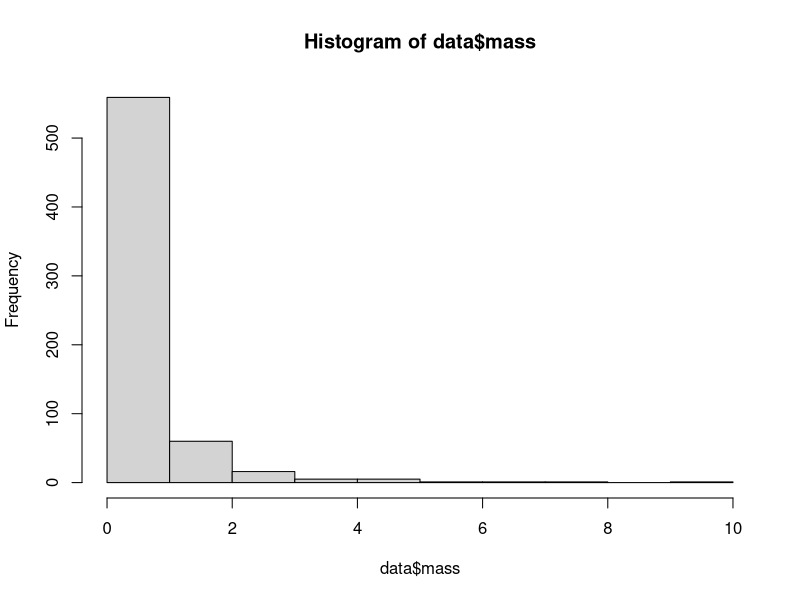
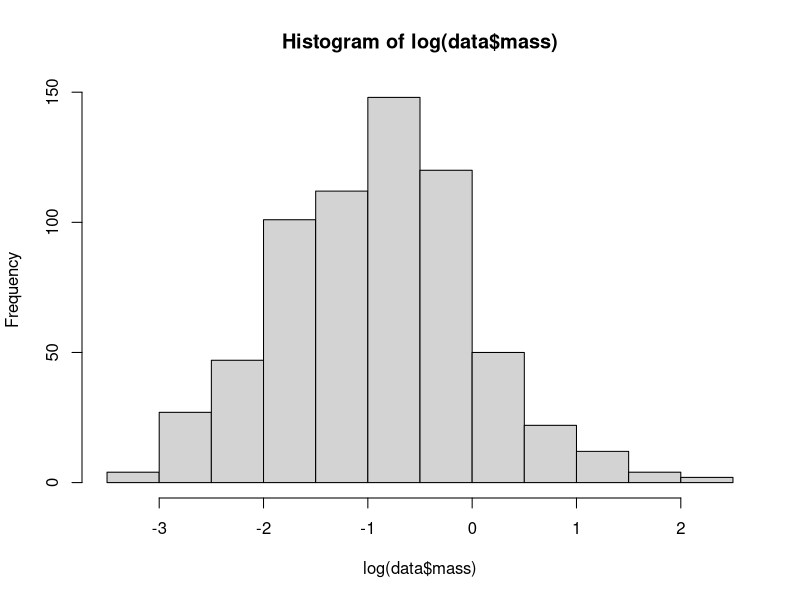
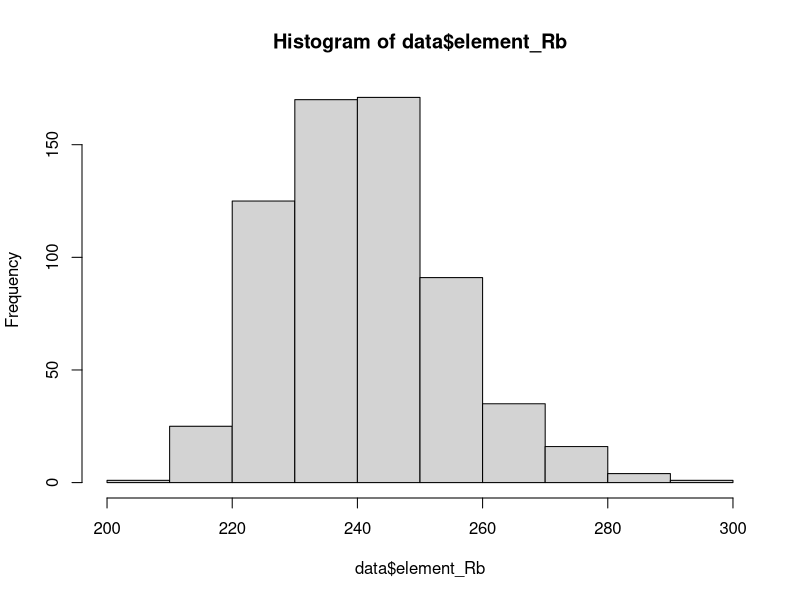
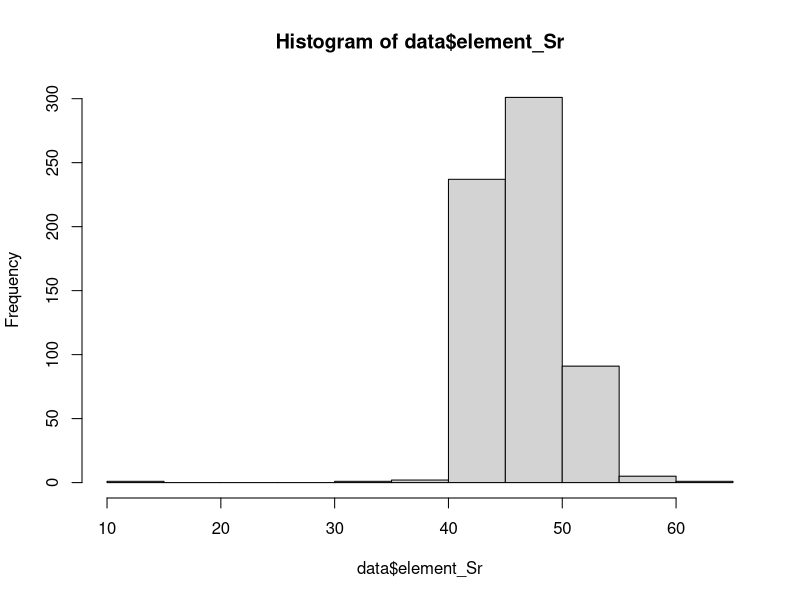
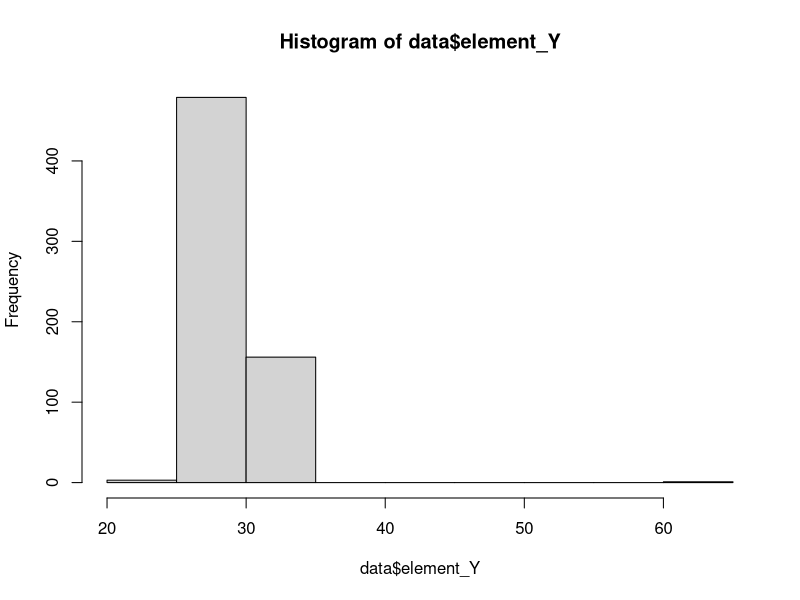
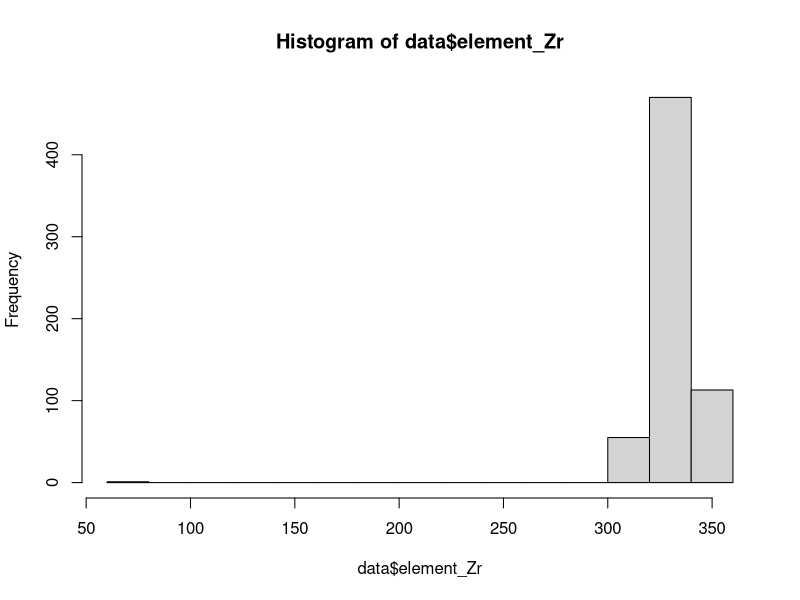
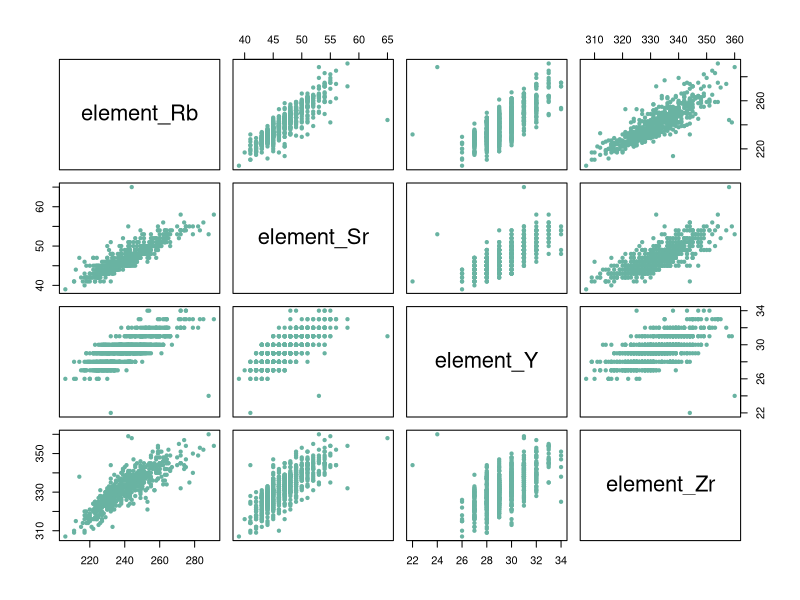
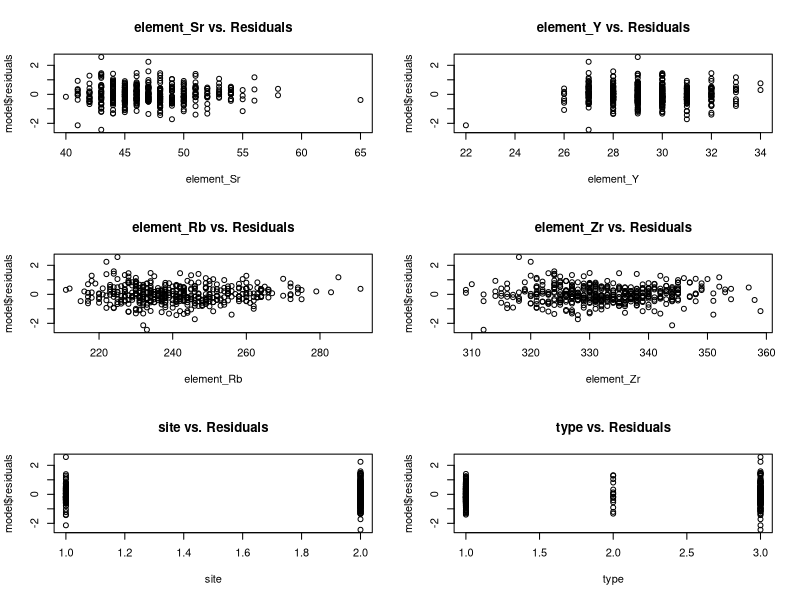

Generate these figures, in order, with R:
## ---- chunk 1
library(glmnet)
library(MASS)
library(nlme)
## ---- chunk 2
data <- read.table("data/obsidian_data.txt", header = TRUE, sep = ",")
summary(data)
## ---- chunk 3
data[which(data$ID == "288275.002bh"), ]
## ---- chunk 4

data <- data[-33,]
#commenting out so I do not run it again, but I ran it once. 
## ---- chunk 5
data[which(data$mass >= 10), ]
#data[which(data$mass == NA), ] #no null values returned. 
## ---- chunk 6
data <- data[-464,]
#commenting out so I do not run it again, but I ran it once. 
## ---- chunk 7
hist(data$mass)
## ---- chunk 8
hist(log(data$mass))
## ---- chunk 9
data$mass <- log(data$mass)
## ---- chunk 10
levels(data$type)
## ---- chunk 11
blade_type = c(
  "Blade", 
  "Distal end of prismatic blade?",
  "Blades",
  "Retouched blades",
  "Retouched Blade",
  "blade",
  "Retouched Blades"
)
flake_type = c(
  "Flake (listed as)",
  "flake",
  "Flake",
  "Used flake",
  "Flakes"
)
core_type = c(
  "Core fragment?",
  "Core fragment",
  "Fragment (from core?)",
  "Core",
  "Cores and frags",
  "core",
  "Cores and fragments",
  "Core/Fragment"
)

blade_data = data[which(data$type %in% blade_type),]
flake_data = data[which(data$type %in% flake_type),]
core_data = data[which(data$type %in% core_type),]

blade_data$type = "Blade"
flake_data$type = "Flake"
core_data$type = "Core"

data = rbind(blade_data, flake_data, core_data)
## ---- chunk 12
unique(data$type)
## ---- chunk 13
data <- data[complete.cases(data[, c('mass', 'type')]), ]
## ---- chunk 14
data <- data[-which(data$site == "Ali Kosh/Chaga Sefid" | data$site == "Hulailan Tepe Guran"), ]
## ---- chunk 15
hist(data$element_Rb)
hist(data$element_Sr)
hist(data$element_Y)
hist(data$element_Zr)
## ---- chunk 16
data[which(data$element_Zr<100 | data$element_Y>50 | data$element_Sr<20), ]
## ---- chunk 17
data <- data[-which(data$element_Zr<100 | data$element_Y>50 | data$element_Sr<20), ]
## ---- chunk 18
summary(data)
## ---- chunk 19
cat_covs = 3:4
cts_covs = 5:8

for (i in cat_covs) {
  data[, i] = as.factor(data[, i])
}

summary(data)
## ---- chunk 20
cor(data[, cts_covs])
plot(data[, cts_covs], pch=20 , cex=1.0 , col="#69b3a2")

# condition number
cts_matrix = data.matrix(data[,cts_covs])
eigenvals = eigen(t(cts_matrix) %*% cts_matrix)
sqrt(eigenvals$val[1]/eigenvals$val)

# R-squared onto covariates
r_squared = rep(0,length(cts_covs))
for (i in 1:length(cts_covs)) {
  formula_string = paste(colnames(data)[cts_covs[i]], "~", paste(colnames(data)[cts_covs][-i], collapse="+"))
  print(formula_string)
  model = lm(formula = formula_string, data=data)
  print(summary(model))
  r_squared[i] = summary(model)$r.squared
}
r_squared
## ---- chunk 21
set.seed(2)

train_idx = sample(1:(dim(data)[1]), size=0.7*dim(data)[1])
train = data[train_idx,]
not_train = data[-train_idx,]
validate_idx = sample(1:(dim(not_train)[1]), size=0.5*dim(not_train)[1])
val = not_train[-validate_idx, ]
test = not_train[validate_idx,]
## ---- chunk 22
model0 = lm(formula = mass ~ element_Sr + element_Y + element_Rb + element_Zr + type + site, data=train)
anova(model0)

model0 = lm(formula = mass ~ element_Sr + element_Y + element_Rb + element_Zr + site + type, data=train)
anova(model0)
summary(model0)
## ---- chunk 23
plot_diagnostics <- function(model, data) {
  covs = attr(model$terms , "term.labels")
  par(mfrow=c(3,2))
  for (i in 1:length(covs)) {
    plot.default(data[, covs[i]], 
                 model$residuals, 
                 main=paste(covs[i], "vs. Residuals"), 
                 xlab=covs[i],
                 type="p")
  }
}

plot_model <- function(model) {
  par(mfrow=c(2,2))
  plot(model)
}



# plot_leverage <- function(model) {
#   X = model.matrix(model)
#   lev = diag(X%*%solve(t(X)%*%X,t(X)))
#   
#   par(mfrow=c(3,2))
#   for (i in c(cat_covs, cts_covs)) {
#     plot.default(data[, i], 
#                  model$residuals, 
#                  main=paste(colnames(data)[i], "vs. Residuals"), 
#                  xlab=colnames(data)[i],
#                  type="p")
#   }
# }
## ---- chunk 24
plot_diagnostics(model0, train)
## ---- chunk 25
par(mfrow=c(2,2))
plot(model0)
## ---- chunk 26
# leverage
X = model.matrix(model0)
lev = diag(X%*%solve(t(X)%*%X,t(X)))

par(mfrow=c(3,1))
plot(model0$fit, model0$residuals, cex=10*lev)
plot(train[,"element_Sr"], model0$residuals, cex=10*lev)
plot(train[,"element_Y"], model0$residuals, cex=10*lev)

i1 = which.max(train[, "element_Sr"])
## ---- chunk 27
# outliers

n=dim(train)[1]
df=summary(model0)$df[1]
print(paste0('Max studentized residual: ',max(abs(studres(model0)))))
tval = qt(1-0.05/2/n,df)
print(paste0('Bonferroni-adjusted threshold: ',tval))
## ---- chunk 28
model0_without_i1 = lm(formula = mass ~ element_Sr + element_Y + element_Rb + element_Zr + type + site, data=train[-i1,])

plot(model0$fitted.values[-i1], model0_without_i1$fitted.values)
abline(0,1, col=2)
cor(model0$fitted.values[-i1], model0_without_i1$fitted.values)
## ---- chunk 29
step(lm(mass ~ 1, data=train), direction='both', scope=formula(model0), trace=0, k=log(dim(train)[1]))
# step(lm(mass ~ type + site + element_Rb + element_Y + element_Sr + element_Zr, data=train), direction='backward', scope=formula(model0), trace=0)
## ---- chunk 30
Rsq_changes = rep(summary(model0)$r.squared, length(cts_covs))

for (i in 1:length(cts_covs)) {
  formula_string = paste("mass ~ type + site + ", colnames(train)[cts_covs[i]])
  model = lm(formula = formula_string, data=train)
  Rsq_changes[i] = Rsq_changes[i] - summary(model)$r.squared
}

Rsq_changes
## ---- chunk 31
model1 = lm(mass ~ type + site + element_Rb, data=train)
summary(model1)
plot_diagnostics(model1, train)
plot_model(model1)
## ---- chunk 32
# leverage
X = model.matrix(model1)
lev = diag(X%*%solve(t(X)%*%X,t(X)))

par(mfrow=c(3,1))
plot(model1$fit, model1$residuals, cex=10*lev)
plot(train[,"element_Sr"], model1$residuals, cex=10*lev)
plot(train[,"element_Y"], model1$residuals, cex=10*lev)
## ---- chunk 33
# outliers
n=dim(train)[1]
df=summary(model1)$df[1]
print(paste0('Max studentized residual: ',max(abs(studres(model1)))))
tval = qt(1-0.05/2/n,df)
print(paste0('Bonferroni-adjusted threshold: ',tval))

par(mfrow=c(1,2))
plot(model1$fitted.values, model1$residuals,col="white")
text(model1$fitted.values, model1$residuals, as.character(1:dim(train)[1]))
plot(train[, "element_Rb"], model1$residuals, col="white")
text(train[, "element_Rb"], model1$residuals, as.character(1:dim(train)[1]))

## ---- chunk 34
remove_idx = c(193, 433)
model_temp = lm(formula = mass ~ element_Rb + type + site, data=train[-remove_idx,])

summary(model_temp)
## ---- chunk 35
plot(model1$fitted.values[-remove_idx], model_temp$fitted.values)
abline(0,1, col=2)
cor(model1$fitted.values[-remove_idx], model_temp$fitted.values)
## ---- chunk 36
mc_validation = function(trials, ratio, formula, data) {
  n = dim(data)[1]
  error = rep(0, trials)
  for (i in 1:trials) {
    
    training_idx = sample(1:n, size = round(ratio * n), replace = FALSE)
    training = data[training_idx, ]
    validation = data[-training_idx, ]
    
    model = lm(formula = formula, data=training)
    predictions = predict(model, validation)
    error[i] = sum((validation[, "mass"] - predictions)^2) / dim(validation)[1]
  } 
  
  return(sum(error))
}

paste("Validation Error (big model):", mc_validation(500, 0.8, formula(model0), train))
paste("Validation Error (small model):", mc_validation(500, 0.8, formula(model1), train))
## ---- chunk 37
bootstrap = function(trials, data, formula, coef) {
  n = dim(data)[1]
  beta_boot = rep(0, trials)
  SEbeta_boot = rep(0, trials)
  for (i in 1:trials){
    boot_sample = sample(n, n, replace=TRUE)
    model_boot = lm(formula=formula, data=data[boot_sample,])
    beta_boot[i] = model_boot$coefficients[coef]
    SEbeta_boot[i] = summary(model_boot)$coefficients[coef,2]
  }
  
  return(list("boot"=beta_boot, "SEboot"=SEbeta_boot))
}

hist_bootstrap = function(trials, data, model, fig_dim) {
  model_coefs = rownames(coef(summary(model)))[-1]
  
  par(mfrow=fig_dim, mar=c(1,1,3,1))
  for (i in 1:length(model_coefs)) {
    boot = bootstrap(trials, data, formula(model), model_coefs[i])
    hist(boot$boot, main = paste("Empirical SE(", model_coefs[i], "): ", round(sd(boot$boot), 3)))
    hist(boot$SEboot, main=paste("Mean Theo SE(", model_coefs[i], "):", round(mean(boot$SEboot), 3)))
  }
}

hist_bootstrap(100, train, model0, c(7,2))
hist_bootstrap(100, train, model1, c(4,2))
## ---- chunk 38
predictions = predict(model1, test)
error = sum(predictions - test$mass)^2
plot(predictions, test$mass, ylab="True Value", xlab="Prediction", main="Model 1 Prediction Accuracy")
abline(0,1, col=8)
## ---- chunk 39
mc_validation_lasso = function(trials, ratio, lambdas, data) {
  n = dim(data)[1]
  errors = rep(0, length(lambdas))
  
  for (i in 1:trials) {
    training_idx = sample(1:n, size = round(ratio * n), replace = FALSE)
    training = data[training_idx, ]
    validation = data[-training_idx, ]

    training_matrix = model.matrix(mass ~ type + site + element_Rb + element_Sr + element_Y + element_Zr, data=training)
    validation_matrix = model.matrix(mass ~ type + site + element_Rb + element_Sr + element_Y + element_Zr, data=validation)
    
    model = glmnet(x = training_matrix, y = training[, 2], lambda = lambdas)
    betahat = rbind(model$a0,as.matrix(model$beta, nrow=8, ncol=length(lambdas)))[-2,]
    predictions = validation_matrix %*% betahat
    true_value = matrix(validation[, 2], nrow = length(validation[, 2]), ncol = length(lambdas), byrow=FALSE)
    differences = predictions - true_value
    errors = errors + sqrt(colSums(differences^2))
  } 
  
  return(rev(errors / trials))
}

lambdas = seq(0, 5, 0.01)
trials = 100
training_test_ratio = 0.8

plot(lambdas, mc_validation_lasso(trials, training_test_ratio, lambdas, train), 
     type='l',
     main = "Validation Error vs. Penalty",
     xlab = "Penalty",
     ylab = "Validation Error")
## ---- chunk 40
model3 = gls(model=mass ~ type + site + element_Rb, data=train, weight = varConstPower(1, form = ~ element_Rb))
fitted_sigma = (exp(model3$mod[[1]][[1]]) + (train[, "element_Rb"])^model3$mod[[1]][[2]])
plot(train[,"element_Rb"], model3$resid /(fitted_sigma))

plot(fitted(model3), model3$resid /(fitted_sigma))
plot(model1$fitted.values, model1$residuals)
plot(fitted(model3), model1$fitted.values)
abline(0,1, col=2)
## ---- chunk 41
# plot_model(model3)
